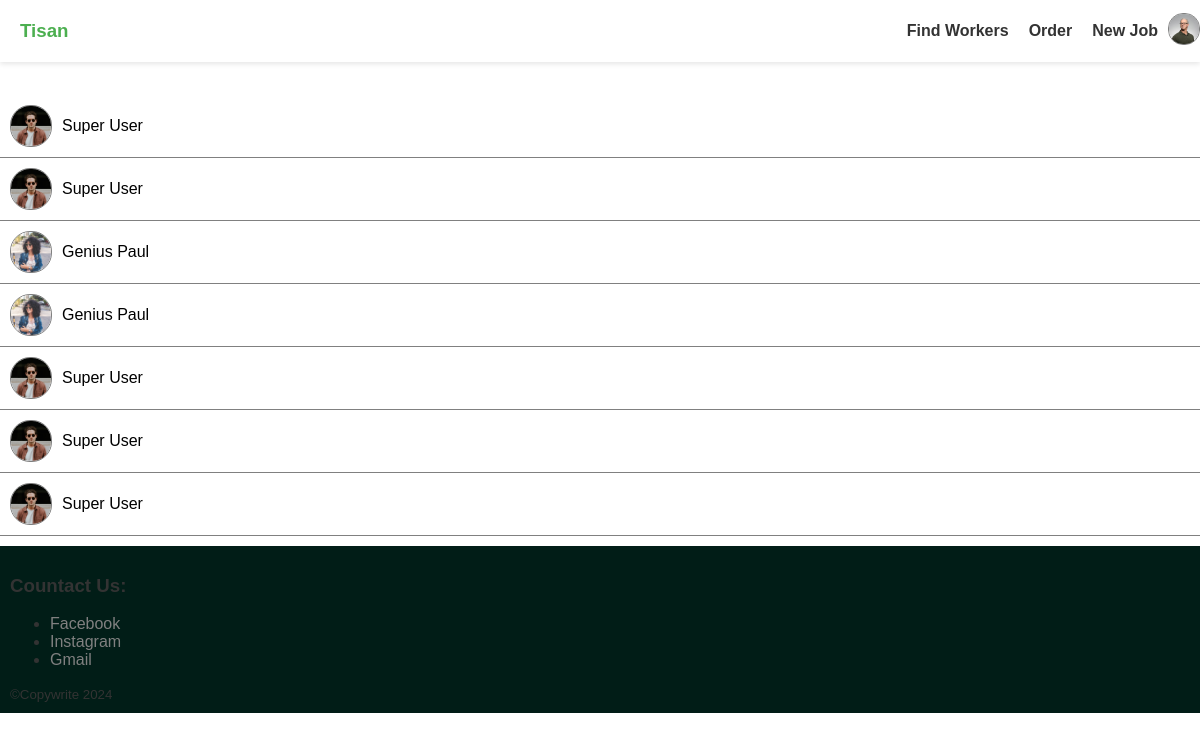
The page /order/ (signed in) on the database its author committed.
### core/models.py (models this page shows, shortened)
class User(AbstractUser):
    id = models.UUIDField(primary_key=True, default=uuid4, editable=False)
    email = models.EmailField(unique=True)
    image = models.ImageField(default='images/avarter.png', upload_to='images/')
    stars = models.IntegerField(default=0)
    worker = models.BooleanField(default=False)
    USERNAME_FIELD = 'email'
    REQUIRED_FIELDS = []

class Message(models.Model):
    sender = models.ForeignKey(User, related_name="sender", on_delete=models.CASCADE)
    reciever = models.ForeignKey(User, related_name="reciever", on_delete=models.CASCADE)
    body = models.TextField(default='')
    image = models.ImageField(upload_to="images/", blank=True, null=True)
    created_at = models.DateTimeField(auto_now_add=True)
    class Meta:
        ordering = ['-created_at']

### core/views.py (the view)
# urls.py: path('order/', order, name='order'),
def order(request):
    user_order = Message.objects.filter(
        Q(sender__id=request.user.id) | Q(reciever__id=request.user.id)
    ).distinct()
    user_order = set(user_order)
    context = {"users_orders": user_order}
    return render(request, "core/order.html", context)

### core/templates/core/order.html (shortened to what this page needs)
{% extends "core/base.html" %}
{% block content %}
<div id="order-container">
    {% for order in users_orders %}
        <a href="{% if order.sender != request.user%}{% url 'core:chat' order.sender.id %}{% else %}{% url 'core:chat' order.reciever.id %}{% endif %}" class="order-item">
            <img src="{% if order.sender != request.user%}{{ order.sender.image.url }}{% else %}{{ order.reciever.image.url }}{% endif %}" alt="" height="40" width="40">
            <p>{% if order.sender != request.user%}{{ order.sender.first_name }} {{ order.sender.last_name }}{% else %}{{ order.reciever.first_name }} {{ order.reciever.last_name }}{% endif %}</p>
        </a>
    {% endfor %}
</div>
{% endblock content %}

### core/templates/core/base.html (shortened to what this page needs)
<!DOCTYPE html>
<html lang="en">
<head>
</head>
<body>
    <nav>
        <section>
            <a href="/" style="margin:10px; font:Anton;"><h1>Tisan</h1></a>
        </section>
        <section>
            <a href="{% url "core:find" %}" id="headbtn">Find{% if request.user.worker %} Jobs{% else %} Workers{% endif %}</a>
            {% if request.user.is_authenticated %}
            <a href="{% url "core:order" %}" id="headbtn">Order</a>
            <a href="{% url "core:create-post" %}" id="headbtn">New{% if request.user.worker %} Post{% else %} Job{% endif %}</a>
            <a href="{% url "core:account" %}">
                <img src="{{ request.user.image.url }}" alt="" height="30" width="30" style="border-radius: 15px; display:inline; border:1px solid gray" srcset="">
            </a>
            {% else %}
            <a href="" id="headbtn">Login</a>
            <a href="" id="headbtn">Sign Up</a>
            {% endif %}
        </section>
    </nav>
    {% block content %}
    {% endblock content %}
    <footer>
        <h3>Countact Us:</h3>
        <ul>
            <li><a class="footer-a" href="#">Facebook</a></li>
            <li><a class="footer-a"href="#">Instagram</a></li>
            <li><a class="footer-a"href="mailto:admin@tisan.com">Gmail</a></li>
        </ul>
        <small>&#169;Copywrite 2024</small>
    </footer>
</body>
</html>

### rows shown on the page
User: user.image (picture)
Message: sender.image (picture), sender.first_name "Super", sender.last_name "User"
Message: reciever.image (picture), reciever.first_name "Super", reciever.last_name "User"
Message: sender.image (picture), sender.first_name "Genius", sender.last_name "Paul"
Message: reciever.image (picture), reciever.first_name "Genius", reciever.last_name "Paul"
Message: reciever.image (picture), reciever.first_name "Super", reciever.last_name "User"
Message: sender.image (picture), sender.first_name "Super", sender.last_name "User"
Message: sender.image (picture), sender.first_name "Super", sender.last_name "User"
